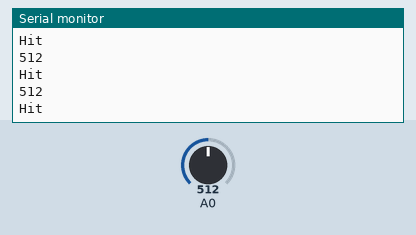
Simulated run of this sketch. Board: Arduino Uno, built with avr-gcc and run on an emulated ATmega328P. Shown: the last lines printed to the serial monitor. Inputs (shaded band) come from the test bench; at power-on: A0 = 512.

Above: at 1.2 s.
1.3 s: A0 set to 983
At 1.33 s:
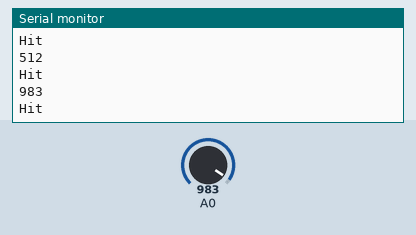
2.8 s: A0 set to 1016
At 2.84 s:
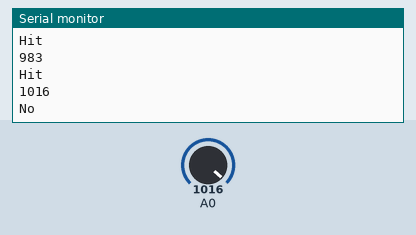
Timing chart, 0 to 5.8 s (numbered marks = the images above; inputs shaded):
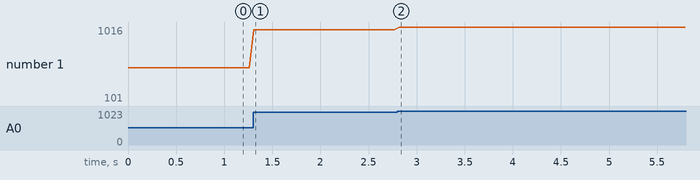

Measured:
- the behaviour switches between 999 and 1000 on A0 (found by bisection; images 1 and 2)
- after the input at 1.3 s, the serial monitor: prints a new line at once (image 1)
- after the input at 2.8 s, the serial monitor: prints a new line at once (image 2)
- plotted number 1: 512 → 983 after the input at 1.3 s, 983 → 101 after the input at 2.8 s

The sketch:

photo_interrupter.ino
```cpp
/*
 * フォトリフレクタのデモ
 */

#define REF_VAL 1000 // 反応させる閾値

void setup() {
  Serial.begin(9600);
}

void loop() {
  int ref_result = analogRead(A0);
  Serial.println(ref_result);

  if (REF_VAL > ref_result) {
    Serial.println("Hit");
  } else {
    Serial.println("No");
  }

  delay(50);
}
```
